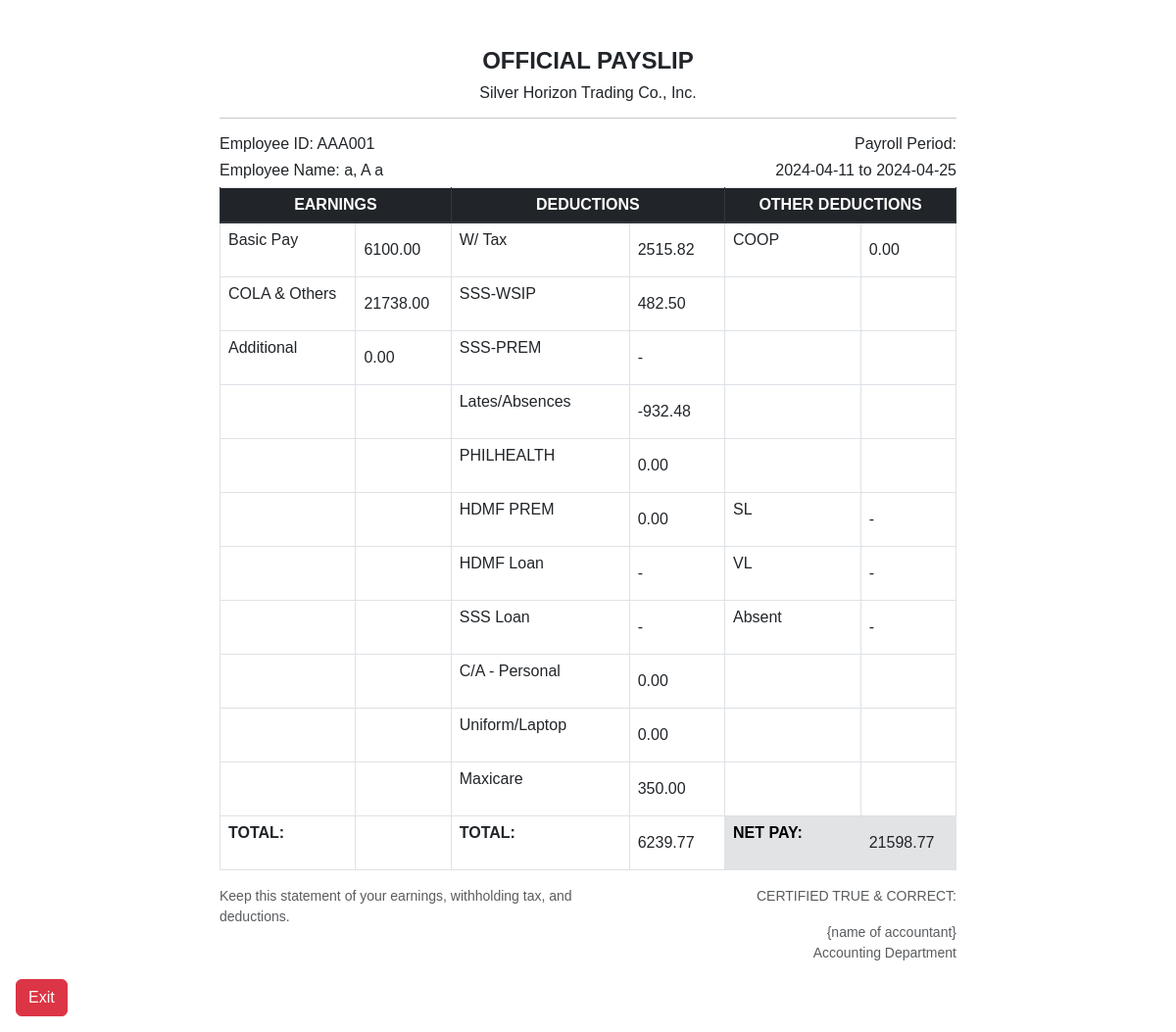
Page /payslip/1/1/ on the earlier database version.
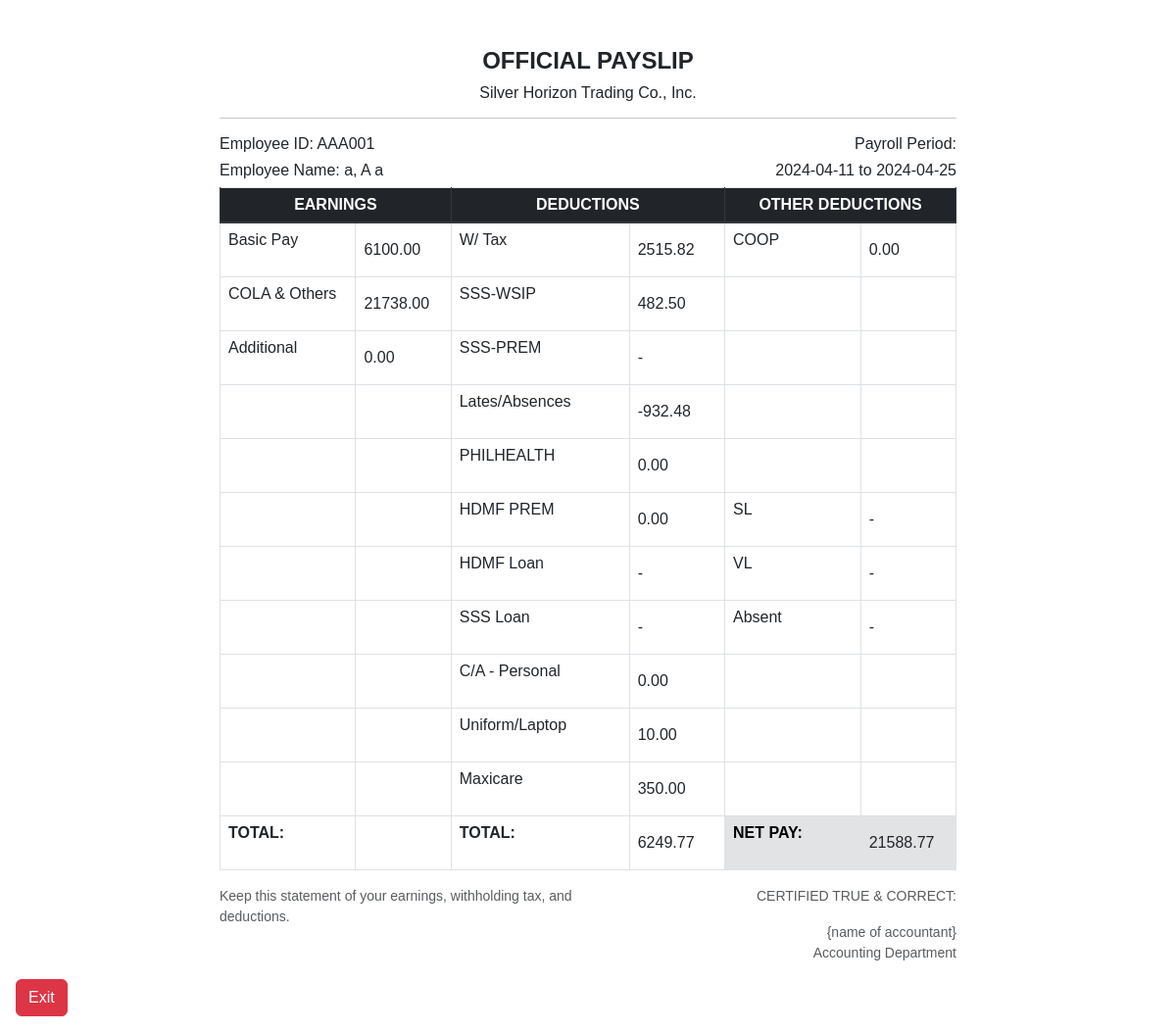
Same page on the later database version.
### payrollapp/models.py (models this page shows, shortened)
class Payslip_Transaction(models.Model):
    Transaction_ID = models.IntegerField(primary_key=True)
    Date_Distributed = models.DateField(blank=True, null=True)
    Start_Date = models.DateField(blank=True, null=True)
    End_Date = models.DateField(blank=True, null=True)
    Net_Pay = models.FloatField()
    Total_Deductions = models.FloatField()
    Absence_Deductions = models.FloatField()
    OT = models.FloatField()
    NightShift = models.FloatField()
    Holiday_Comp = models.FloatField()
    Employee_ID = models.ForeignKey(Employee, on_delete=models.CASCADE)
    SSS_Rate_ID = models.FloatField()
    PhilHealth_Rate_ID = models.FloatField()
    HDMF_Rate_ID = models.FloatField()
    WTAX_Rate_ID = models.FloatField()
    HMO_Rate_ID = models.FloatField()
    ULDeductions_Rate_ID = models.ForeignKey(UNIFORMLAPTOPDEDUCTIONS, on_delete=models.CASCADE)
    CA_Rate_ID = models.ForeignKey(CA, on_delete=models.CASCADE)
    COOP_Rate_ID = models.ForeignKey(COOP, on_delete=models.CASCADE)
    COLA_Rate_ID = models.ForeignKey(COLA, on_delete=models.CASCADE)
    AddtlEarning_Rate_ID = models.ForeignKey(ADDITIONAL_EARNINGS, on_delete=models.CASCADE)

class UNIFORMLAPTOPDEDUCTIONS(models.Model):
    ULDeductions_ID = models.IntegerField(primary_key=True)
    Type = models.CharField(max_length=255)
    ULDeductions_Amount = models.IntegerField()

class Employee(models.Model):
    Last_name = models.CharField(max_length=50)
    First_name = models.CharField(max_length=50)
    Middle_name = models.CharField(max_length=50, blank=True, null=True)
    id_number = models.CharField(max_length=6, primary_key=True)
    Status  = models.CharField(max_length=255)
    Department  = models.CharField(max_length=255)
    Role   = models.CharField(max_length=255)
    Join_Date = models.DateField(blank=True, null=True)
    Phone_Number = models.CharField(max_length=255)
    Email = models.CharField(max_length=255)
    BankNumber = models.CharField(max_length=255)
    Salary   = models.FloatField()
    Vacation_Leaves = models.IntegerField()
    Sick_Leaves = models.IntegerField()

class COOP(models.Model):
    COOP_ID = models.IntegerField(primary_key=True)
    COOP_Amount = models.IntegerField()

class COLA(models.Model):
    COLA_ID = models.IntegerField(primary_key=True)
    COLA_Amount = models.IntegerField()

class ADDITIONAL_EARNINGS(models.Model):
    AddtlEarning_ID = models.IntegerField(primary_key=True)
    Type = models.CharField(max_length=255)
    ADD_EARNINGS = models.IntegerField()

class CA(models.Model):
    CA_ID = models.IntegerField(primary_key=True)
    CA_Amount = models.IntegerField()

### payrollapp/views.py (the view)
# urls.py: path('payslip/<int:UID>/<str:TID>/', views.payslip, name='payslip'),
def payslip(request, UID, TID):
    user = get_object_or_404(USER_ACCOUNT, pk=UID)
    payrolls =  get_object_or_404(Payslip_Transaction, Transaction_ID=TID)#Swap to Payroll ID later
    employee = payrolls.Employee_ID
    name = employee.Last_name+', '+employee.First_name+' '+employee.Middle_name
    start = payrolls.Start_Date.strftime('%Y-%m-%d')
    end = payrolls.End_Date.strftime('%Y-%m-%d')
    return render(request, 'payrollapp/payslip.html', {'user':user, 'payrolls':payrolls, 'name':name, 'start':start, 'end':end})

### payrollapp/templates/payrollapp/payslip.html (shortened to what the changed rows need)
{% load static %}
{% load mathfilters %}
<html>
    <head>
        <link rel="stylesheet" href="https://cdn.jsdelivr.net/npm/bootstrap@4.0.0/dist/css/bootstrap.min.css">
        <link href="https://cdn.lineicons.com/4.0/lineicons.css" rel="stylesheet" />
        <link href="https://cdn.jsdelivr.net/npm/bootstrap@5.3.0-alpha3/dist/css/bootstrap.min.css" rel="stylesheet"
>
        <link rel="stylesheet" href="{% static '/bootstrap/css/style.css' %}">
        <link rel="stylesheet" href="https://fonts.cdnfonts.com/css/product-sans">
    </head>
    <div class="container mt-5" style="max-width: 800px; ">
    <div class="container">
        <div class="text-center">
            <h1><b>OFFICIAL PAYSLIP</b></h1>
        </div>
        <div class="row">
            <div class="col-6">
                <h6>Employee ID: {{payrolls.Employee_ID.id_number}}</h6>
                <h6>Employee Name: {{name}}</h6>
            </div>
        </div>
        <div>
            <table class="table table-bordered">
                <thead class="thead-dark text-center">
                  <tr>
                    <th colspan="2" style="width:15%">EARNINGS</th>
                    <th colspan="2" style="width:15%">DEDUCTIONS</th>
                    <th colspan="2" style="width:15%">OTHER DEDUCTIONS</th>
                  </tr>
                </thead>
                <tbody>
                    <tr>
                        <td style="width:7%"><input value='{{payrolls.Employee_ID.Salary|div:2|floatformat:2}}' readonly class="form-control-plaintext "></td>
                        <td style="width:7%"><input value='{{payrolls.WTAX_Rate_ID|floatformat:2}}' readonly class="form-control-plaintext "></td>
                        <td style="width:7%"><input value='{{payrolls.COOP_Rate_ID.COOP_Amount|floatformat:2}}' readonly class="form-control-plaintext "></td>
                    </tr>
                    <tr>
                        <td style="width:7%"><input value='{{payrolls.COLA_Rate_ID.COLA_Amount|add:payrolls.OT|add:payrolls.Holiday_Comp|floatformat:2}}' readonly class="form-control-plaintext "></td>
                        <td style="width:7%"><input value='{{payrolls.SSS_Rate_ID|floatformat:2}}' readonly class="form-control-plaintext "></td>
                    </tr>
                    <tr>
                        <td style="width:7%"><input value='{{payrolls.AddtlEarning_Rate_ID.ADD_EARNINGS|floatformat:2}}' readonly class="form-control-plaintext "></td>
                    </tr>
                    <tr>
                        <td style="width:7%"><input value='{{payrolls.Absence_Deductions|floatformat:2}}' readonly class="form-control-plaintext "></td>
                    </tr>
                    <tr>
                        <td style="width:7%"><input value='{{payrolls.PhilHealth_Rate_ID|floatformat:2}}' readonly class="form-control-plaintext "></td>
                    </tr>
                    <tr>
                        <td style="width:7%"><input value='{{payrolls.HDMF_Rate_ID|floatformat:2}}' readonly class="form-control-plaintext "></td>
                    </tr>
                    <tr>
                        <td style="width:7%"><input value='{{payrolls.CA_Rate_ID.CA_Amount|floatformat:2}}' readonly class="form-control-plaintext "></td>
                    </tr>
                    <tr>
                        <td style="width:7%"><input value='{{payrolls.ULDeductions_Rate_ID.ULDeductions_Amount|floatformat:2}}' readonly class="form-control-plaintext "></td>
                    </tr>
                    <tr>
                        <td style="width:7%"><input value='{{payrolls.HMO_Rate_ID|floatformat:2}}' readonly class="form-control-plaintext "></td>
                    </tr>
                    <tr>
                        <td style="width:7%"><input value='{{payrolls.Total_Deductions|floatformat:2}}' readonly class="form-control-plaintext "></td>
                        <td class="table-secondary" style="width:7%"><input value='{{payrolls.Net_Pay|floatformat:2}}' readonly class="form-control-plaintext "></td>
                    </tr>
                </tbody>
            </table>
        </div>
    </div>
    </div>
</html>

Differences in the rows shown:
changed Payslip_Transaction "AAA001": ULDeductions_Rate_ID.ULDeductions_Amount "0.00" → "10.00"; Total_Deductions "6239.77" → "6249.77"; Net_Pay "21598.77" → "21588.77"
